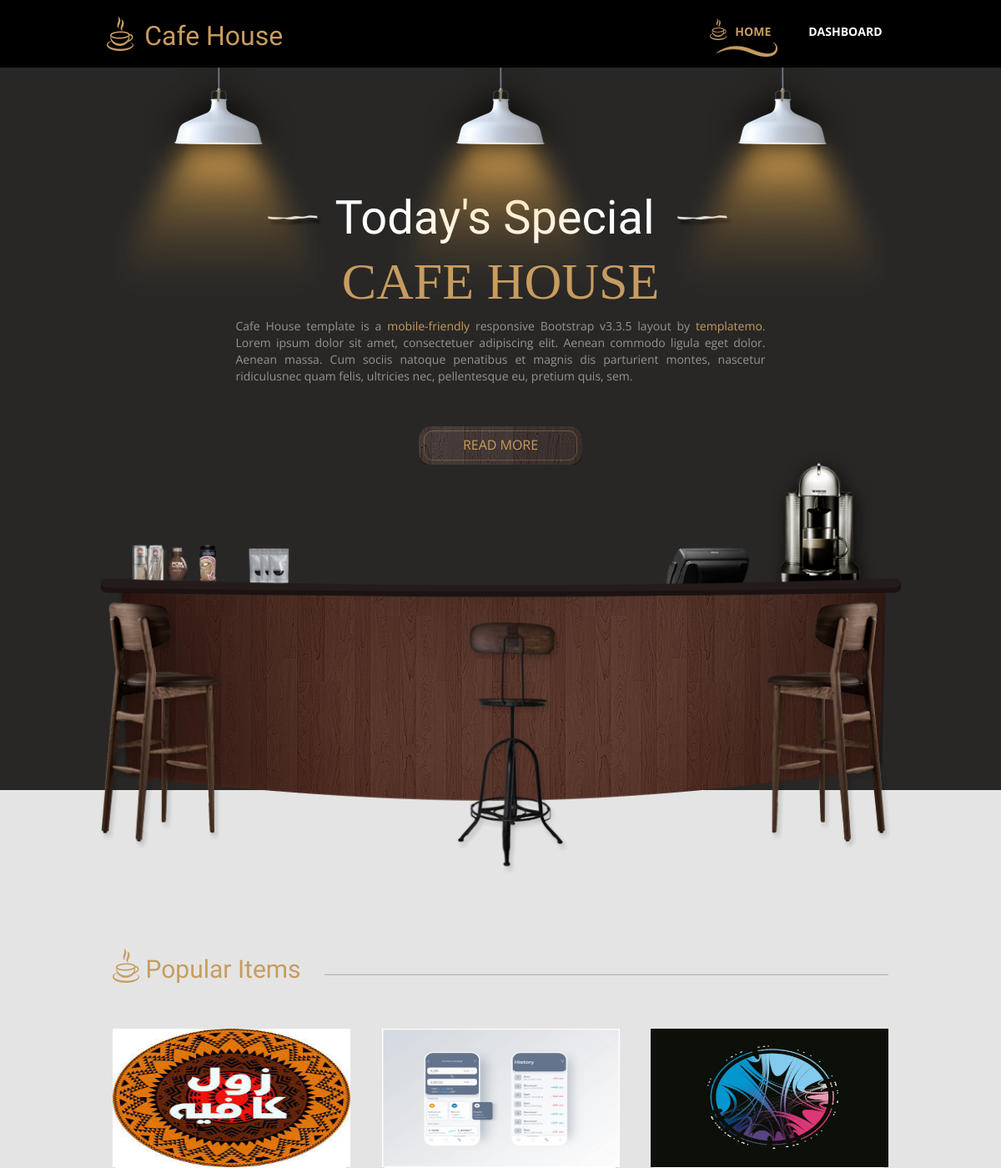
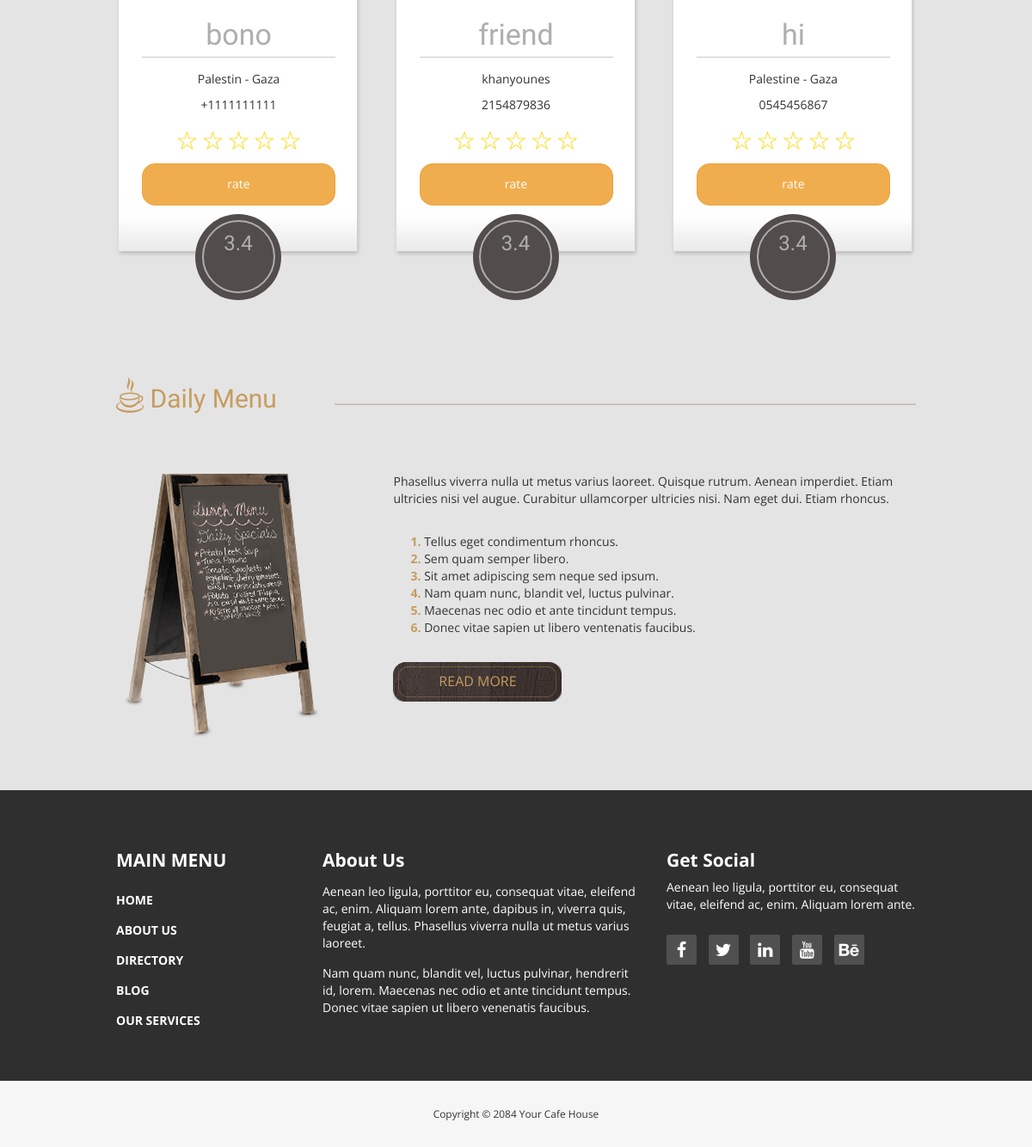
The app's page /localWebsit/Cofes.php?name_city=Gaza with its own data (2 pictures, top to bottom).
### tables this page shows
CREATE TABLE `cofe` (
  `id` int(11) NOT NULL,
  `name` varchar(225) NOT NULL,
  `address` varchar(225) NOT NULL,
  `phone_num` varchar(12) NOT NULL,
  `image` varchar(225) DEFAULT NULL,
  `city_name` varchar(225) DEFAULT NULL
);

### localWebsit/Cofes.php (the view, shortened to what this page needs)
<?php
      include_once('../includes/connectionDB.php');
?>
<!DOCTYPE html>
<html lang="en">
<head>
  <link href="https://cdn.jsdelivr.net/npm/bootstrap@5.1.3/dist/css/bootstrap.min.css" rel="stylesheet">
  <link href="assets/css/bootstrap.min.css" rel="stylesheet">
  <link href="assets/css/font-awesome.min.css" rel="stylesheet">
  <link href="assets/css/templatemo-style.css" rel="stylesheet">
  </head>
  <body>
    <div class="tm-top-header">
      <div class="container">
        <div class="row">
          <div class="tm-top-header-inner">
            <div class="tm-logo-container">
              <img src="assets/img/logo.png" alt="Logo" class="tm-site-logo">
              <h1 class="tm-site-name tm-handwriting-font">Cafe House</h1>
            </div>
            <nav class="tm-nav">
              <ul>
                <li><a href="menu.php" class="active">Home</a></li>
                <li><a href="http://localhost/FinalProject/login.php">Dashboard</a></li>
              </ul>
            </nav>
          </div>
        </div>
      </div>
    </div>
    <section class="tm-welcome-section">
      <div class="container tm-position-relative">
        <div class="tm-lights-container">
          <img src="assets/img/light.png" alt="Light" class="light light-1">
          <img src="assets/img/light.png" alt="Light" class="light light-2">
          <img src="assets/img/light.png" alt="Light" class="light light-3">
        </div>
        <div class="row tm-welcome-content">
          <h2 class="white-text tm-handwriting-font tm-welcome-header"></h2>
          <h2 class="gold-text tm-welcome-header-2">Cafe House</h2>
          <p class="gray-text tm-welcome-description">Cafe House template is a <span class="gold-text">mobile-friendly</span> responsive Bootstrap v3.3.5 layout by <span class="gold-text">templatemo</span>. Lorem ipsum dolor sit amet, consectetuer adipiscing elit. Aenean commodo ligula eget dolor. Aenean massa. Cum sociis natoque penatibus et magnis dis parturient montes, nascetur ridiculusnec quam felis, ultricies nec, pellentesque eu, pretium quis, sem.</p>
          <a href="#main" class="tm-more-button tm-more-button-welcome">Read More</a>
        </div>
        <img src="assets/img/table-set.png" alt="Table Set" class="tm-table-set img-responsive">
      </div>
    </section>
    <div class="tm-main-section light-gray-bg">
      <div class="container" id="main">
        <section class="tm-section tm-section-margin-bottom-0 row">
          <div class="col-lg-12 tm-section-header-container">
            <h2 class="tm-section-header gold-text tm-handwriting-font"><img src="assets/img/logo.png" alt="Logo" class="tm-site-logo"> Popular Items</h2>
            <div class="tm-hr-container"><hr class="tm-hr"></div>
          </div>
          <div class="col-lg-12 tm-popular-items-container">
            <?php
            if (isset($_GET['name_city'])){
            $city_name	= $_GET['name_city'];
            $query = "SELECT id ,name ,address,phone_num,image,city_name FROM `cofe` WHERE city_name = '$city_name';";
            $result = mysqli_query($connection ,$query);
            if (mysqli_num_rows($result)> 0){
            while ($row = mysqli_fetch_assoc($result)){
            echo
            '<div class="tm-popular-item" >
              <img style="width: 285px; height: 166px; background-repeat: no-repeat" src="../dashboard/'.$row['image'].'" alt="Popular">
              <div class="tm-popular-item-description">
                <h3 class="tm-handwriting-font tm-popular-item-title"><span class="tm-handwriting-font bigger-first-letter"></span>'.$row['name'].'</h3><hr class="tm-popular-item-hr">
                <p>'.$row['address'].'</p>
                <p>'.$row['phone_num'].'</p>
                <div class="order-now-container">
                <span class = "result order-now-link tm-handwriting-font">3.4</span>
                </div>
    <form action="actions/addRating.php" method = "POST">
    <div class="rating">
    <input type="radio" name="rating" value="5" id="5">
    <label for="5">☆</label>
    <input type="radio" name="rating" value="4" id="4">
    <label for="4">☆</label>
    <input type="radio" name="rating" value="3" id="3">
    <label for="3">☆</label>
    <input type="radio" name="rating" value="2" id="2">
    <label for="2">☆</label>
    <input type="radio" name="rating" value="1" id="1">
    <label for="1">☆</label>
    </div>
    <input type="hidden" name ="city_name" value ="'.$row['city_name'].'">
    <input type="hidden" name ="current_timeDate" value ="'.Date('Y-m-d H:i:s').'">
    <button class="btn btn-warning btn-block rating-submit">rate</button>
    </form>
    </div>
    </div>';
        }
        }
        }
        ?>
        </div>
        </section>
        <section class="tm-section">
          <div class="row">
            <div class="col-lg-12 tm-section-header-container">
              <h2 class="tm-section-header gold-text tm-handwriting-font"><img src="assets/img/logo.png" alt="Logo" class="tm-site-logo"> Daily Menu</h2>
              <div class="tm-hr-container"><hr class="tm-hr"></div>
            </div>
          </div>
          <div class="row">
            <div class="tm-daily-menu-container margin-top-60">
              <div class="col-lg-4 col-md-4">
                <img src="assets/img/menu-board.png" alt="Menu board" class="tm-daily-menu-img">
              </div>
              <div class="col-lg-8 col-md-8">
                <p>Phasellus viverra nulla ut metus varius laoreet. Quisque rutrum. Aenean imperdiet. Etiam ultricies nisi vel augue. Curabitur ullamcorper ultricies nisi. Nam eget dui. Etiam rhoncus.</p>
                <ol class="margin-top-30">
                  <li>Tellus eget condimentum rhoncus.</li>
                  <li>Sem quam semper libero.</li>
                  <li>Sit amet adipiscing sem neque sed ipsum.</li>
                  <li>Nam quam nunc, blandit vel, luctus pulvinar.</li>
                  <li>Maecenas nec odio et ante tincidunt tempus.</li>
                  <li>Donec vitae sapien ut libero ventenatis faucibus.</li>
                </ol>
                <a href="#" class="tm-more-button margin-top-30">Read More</a>
              </div>
            </div>
          </div>
        </section>
      </div>
    </div>
    <footer>
      <div class="tm-black-bg">
        <div class="container">
          <div class="row margin-bottom-60">
            <nav class="col-lg-3 col-md-3 tm-footer-nav tm-footer-div">
              <h3 class="tm-footer-div-title">Main Menu</h3>
              <ul>
                <li><a href="#">Home</a></li>
                <li><a href="#">About Us</a></li>
                <li><a href="#">Directory</a></li>
                <li><a href="#">Blog</a></li>
                <li><a href="#">Our Services</a></li>
              </ul>
            </nav>
            <div class="col-lg-5 col-md-5 tm-footer-div">
              <h3 class="tm-footer-div-title">About Us</h3>
              <p class="margin-top-15">Aenean leo ligula, porttitor eu, consequat vitae, eleifend ac, enim. Aliquam lorem ante, dapibus in, viverra quis, feugiat a, tellus. Phasellus viverra nulla ut metus varius laoreet.</p>
              <p class="margin-top-15">Nam quam nunc, blandit vel, luctus pulvinar, hendrerit id, lorem. Maecenas nec odio et ante tincidunt tempus. Donec vitae sapien ut libero venenatis faucibus.</p>
            </div>
            <div class="col-lg-4 col-md-4 tm-footer-div">
              <h3 class="tm-footer-div-title">Get Social</h3>
              <p>Aenean leo ligula, porttitor eu, consequat vitae, eleifend ac, enim. Aliquam lorem ante.</p>
              <div class="tm-social-icons-container">
                <a href="#" class="tm-social-icon"><i class="fa fa-facebook"></i></a>
                <a href="#" class="tm-social-icon"><i class="fa fa-twitter"></i></a>
                <a href="#" class="tm-social-icon"><i class="fa fa-linkedin"></i></a>
                <a href="#" class="tm-social-icon"><i class="fa fa-youtube"></i></a>
                <a href="#" class="tm-social-icon"><i class="fa fa-behance"></i></a>
              </div>
            </div>
          </div>
        </div>
      </div>
      <div>
        <div class="container">
          <div class="row tm-copyright">
            <p class="col-lg-12 small copyright-text text-center">Copyright &copy; 2084 Your Cafe House</p>
            </div>
        </div>
      </div>
    </footer>
  </body>
  </html>

### localWebsit/Cofes.php (style rules this page uses)
body { background-color: #f7f6f6; }
.rating { display: flex; flex-direction: row-reverse; justify-content: center }
.rating>label { position: relative; width: 1em; font-size: 30px; font-weight: 300; color: #FFD600; cursor: pointer }
.rating>label::before { content: "\2605"; position: absolute; opacity: 0 }
.rating-submit { border-radius: 15px; color: #fff; height: 49px; }

### records on screen
cofe: image (picture), name "bono", address "Palestin - Gaza", phone_num "+1111111111"
cofe: image (picture), name "friend", address "khanyounes", phone_num "2154879836"
cofe: image (picture), name "hi", address "Palestine - Gaza", phone_num "0545456867"
